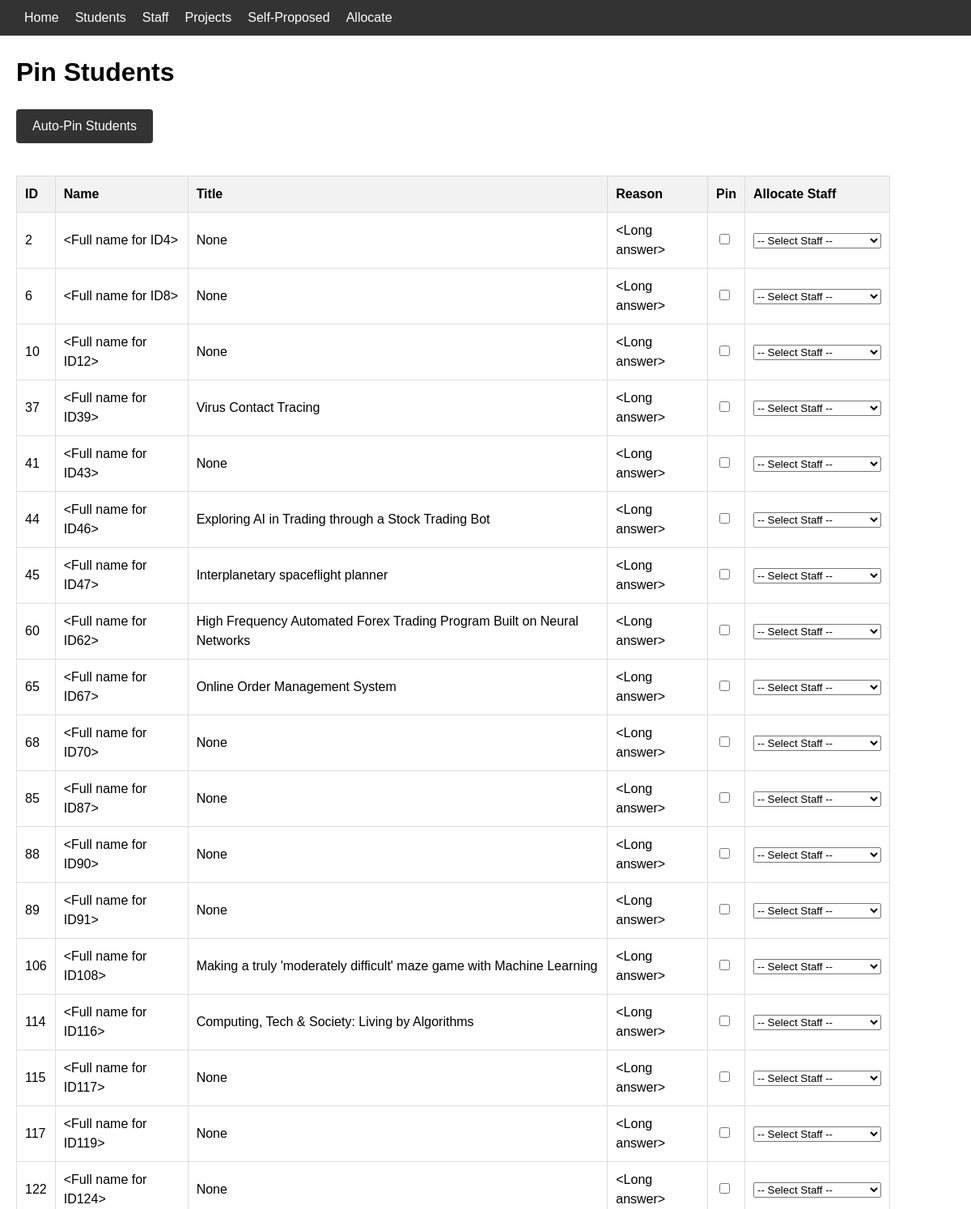
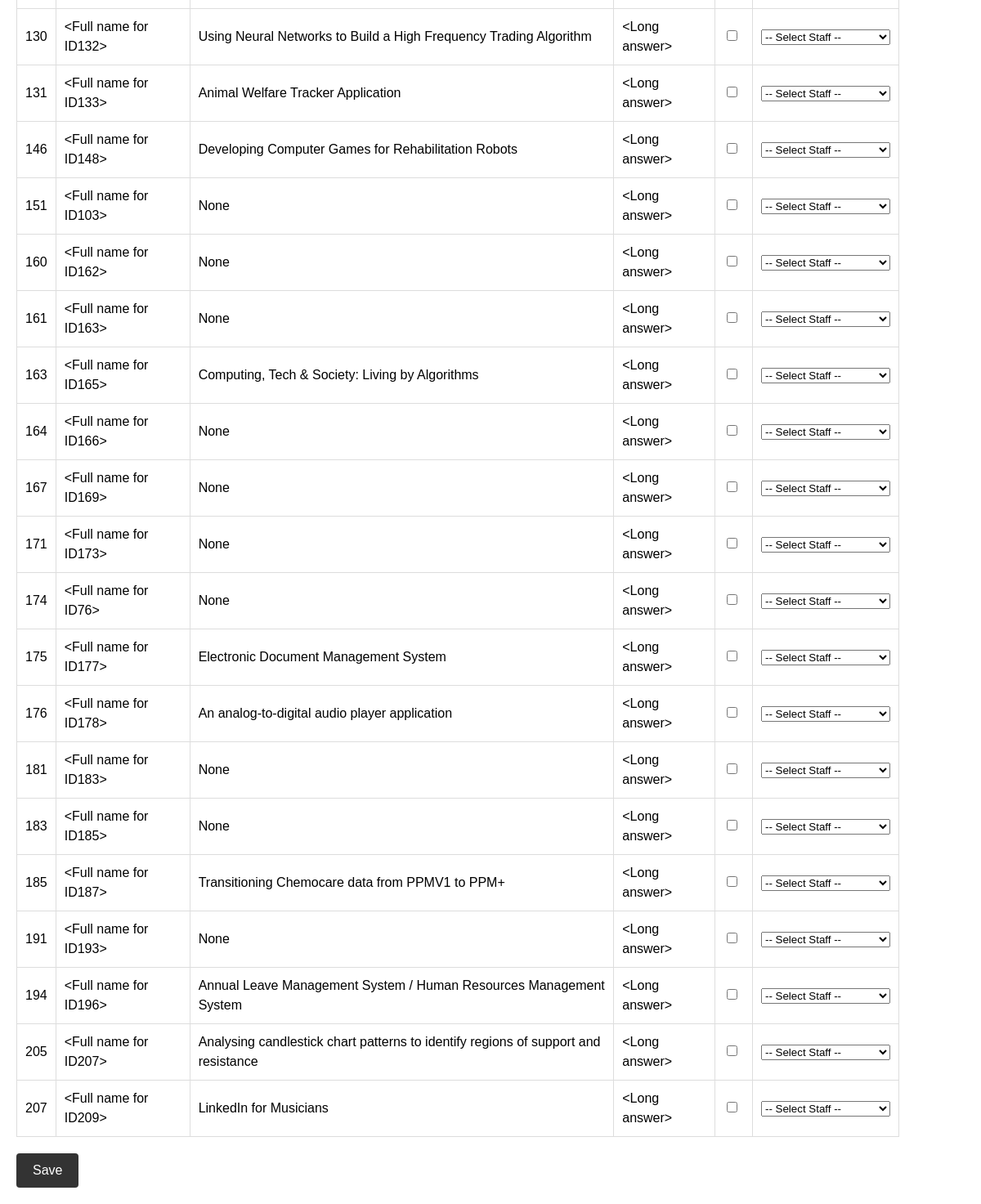
Page /students/pin on the committed database (2 pictures, top to bottom).
### app/models.py (models this page shows, shortened)
class Student(db.Model):
    id = db.Column(db.Integer, primary_key=True)
    name = db.Column(db.String(64), index=True)
    username = db.Column(db.String(64), index=True)
    degree = db.Column(db.String(64))
    code1 = db.Column(db.String(10))
    title1 = db.Column(db.String(64))
    reason1 = db.Column(db.String(256))
    code2 = db.Column(db.String(10))
    title2 = db.Column(db.String(64))
    reason2 = db.Column(db.String(256))
    code3 = db.Column(db.String(10))
    title3 = db.Column(db.String(64))
    reason3 = db.Column(db.String(256))
    code4 = db.Column(db.String(10))
    title4 = db.Column(db.String(64))
    reason4 = db.Column(db.String(256))
    allocated_preference = db.Column(db.Integer, default=None)
    allocated_code = db.Column(db.String(10), db.ForeignKey('project.code'))
    allocated_staff = db.Column(db.String(64), db.ForeignKey('staff.name'))
    pinned = db.Column(db.Boolean, default=False)

### app/routes.py (the view)
@app.route('/students/pin')
def pin_students():
    students_with_own = []
    student_preferences = []
    students = Student.query.filter((Student.code1 == 'OWN') | (Student.code2 == 'OWN') | (Student.code3 == 'OWN') | (Student.code4 == 'OWN')).all()
    for student in students:
        preferences = []
        for i in range(1, 5):
            code = getattr(student, f"code{i}")
            preferences.append(code)
            if code == 'OWN':
                title = getattr(student, f"title{i}")
                reason = getattr(student, f"reason{i}")
                students_with_own.append((student, title, reason))
                break
        student_preferences.append(preferences)
    staff_members = Staff.query.all()
    calculate_staff_popularity(staff_members)
    staff_dicts = [{'name': staff.name, 'max_load': staff.max_load, 'current_load': staff.current_load} for staff in staff_members]
    return render_template('pinSelfProposed.html', students=students_with_own, student_preferences=student_preferences, staff_members=staff_members, staff_dicts=staff_dicts, request=request)

### app/routes.py (called while the page is built)
def calculate_staff_popularity(staff_members):
    for staff in staff_members:
        staff.popularity = sum([project.popularity for project in staff.projects.all()])
    staff_members.sort(key=lambda x: x.popularity)

### app/templates/pinSelfProposed.html (shortened to what this page needs)
{% extends 'base.html' %}
{% block content %}
    <h1>Pin Students</h1>
    <button onclick="autoPinStudents()">Auto-Pin Students</button>
    <table id="pin-students-table">
      <tr>
        <th>ID</th>
        <th>Name</th>
        <th>Title</th>
        <th>Reason</th>
        <th>Pin</th>
        <th>Allocate Staff</th>
      </tr>
      {% for student, title, reason in students %}
      <tr>
        <td>{{ student.id }}</td>
        <td>{{ student.name }}</td>
        <td>{{ title }}</td>
        <td>{{ reason }}</td>
        <td><input type="checkbox" {% if student.pinned %}checked{% endif %}></td>
        <td>
          <select>
            <option value="">-- Select Staff --</option>
          </select>
        </td>
      </tr>
      {% endfor %}
    </table>
    <button onclick="save()">Save</button>
{% endblock %}

### app/static/styles.css (style rules this page uses)
body { font-family: Arial, sans-serif; font-size: 16px; line-height: 1.5; margin: 0; }
h1, h2, h3, h4, h5, h6 { font-weight: bold; margin-left: 20px; }
table { border-collapse: collapse; margin: 20px 0; width: 90%; margin-left: 20px; margin-right: 20px; }
th, td { border: 1px solid #ddd; padding: 10px; }
th { background-color: #f2f2f2; font-weight: bold; text-align: left; }
button { background-color: #333333; border: none; color: #fff; padding: 12px 20px; text-align: center; text-decoration: none; display: inline-block; font-size: 16px; border-radius: 4px; cursor: pointer; margin-left: 20px; margin-bottom: 20px; }

### rows in the picture
Student: id "2", name "<Full name for ID4>", title "None", reason4 "<Long answer>"
Student: id "6", name "<Full name for ID8>", title "None", reason1 "<Long answer>"
Student: id "10", name "<Full name for ID12>", title "None", reason1 "<Long answer>"
Student: id "37", name "<Full name for ID39>", title1 "Virus Contact Tracing", reason1 "<Long answer>"
Student: id "41", name "<Full name for ID43>", title "None", reason2 "<Long answer>"
Student: id "44", name "<Full name for ID46>", title1 "Exploring AI in Trading through a Stock Trading Bot", reason1 "<Long answer>"
Student: id "45", name "<Full name for ID47>", title1 "Interplanetary spaceflight planner", reason1 "<Long answer>"
Student: id "60", name "<Full name for ID62>", title2 "High Frequency Automated Forex Trading Program Built on Neural Networks", reason2 "<Long answer>"
Student: id "65", name "<Full name for ID67>", title1 "Online Order Management System", reason1 "<Long answer>"
Student: id "68", name "<Full name for ID70>", title "None", reason1 "<Long answer>"
Student: id "85", name "<Full name for ID87>", title "None", reason4 "<Long answer>"
Student: id "88", name "<Full name for ID90>", title "None", reason1 "<Long answer>"
Student: id "89", name "<Full name for ID91>", title "None", reason2 "<Long answer>"
Student: id "106", name "<Full name for ID108>", title2 "Making a truly 'moderately difficult' maze game with Machine Learning", reason2 "<Long answer>"
Student: id "114", name "<Full name for ID116>", title1 "Computing, Tech & Society: Living by Algorithms", reason1 "<Long answer>"
Student: id "115", name "<Full name for ID117>", title "None", reason1 "<Long answer>"
Student: id "117", name "<Full name for ID119>", title "None", reason2 "<Long answer>"
Student: id "122", name "<Full name for ID124>", title "None", reason1 "<Long answer>"
Student: id "130", name "<Full name for ID132>", title3 "Using Neural Networks to Build a High Frequency Trading Algorithm", reason3 "<Long answer>"
Student: id "131", name "<Full name for ID133>", title2 "Animal Welfare Tracker Application", reason2 "<Long answer>"
Student: id "146", name "<Full name for ID148>", title1 "Developing Computer Games for Rehabilitation Robots", reason1 "<Long answer>"
Student: id "151", name "<Full name for ID103>", title "None", reason1 "<Long answer>"
Student: id "160", name "<Full name for ID162>", title "None", reason1 "<Long answer>"
Student: id "161", name "<Full name for ID163>", title "None", reason1 "<Long answer>"
Student: id "163", name "<Full name for ID165>", title1 "Computing, Tech & Society: Living by Algorithms", reason1 "<Long answer>"
Student: id "164", name "<Full name for ID166>", title "None", reason1 "<Long answer>"
Student: id "167", name "<Full name for ID169>", title "None", reason1 "<Long answer>"
Student: id "171", name "<Full name for ID173>", title "None", reason3 "<Long answer>"
Student: id "174", name "<Full name for ID76>", title "None", reason3 "<Long answer>"
Student: id "175", name "<Full name for ID177>", title1 "Electronic Document Management System", reason1 "<Long answer>"
Student: id "176", name "<Full name for ID178>", title1 "An analog-to-digital audio player application", reason1 "<Long answer>"
Student: id "181", name "<Full name for ID183>", title "None", reason1 "<Long answer>"
Student: id "183", name "<Full name for ID185>", title "None", reason1 "<Long answer>"
Student: id "185", name "<Full name for ID187>", title1 "Transitioning Chemocare data from PPMV1 to PPM+", reason1 "<Long answer>"
Student: id "191", name "<Full name for ID193>", title "None", reason4 "<Long answer>"
Student: id "194", name "<Full name for ID196>", title1 "Annual Leave Management System / Human Resources Management System", reason1 "<Long answer>"
Student: id "205", name "<Full name for ID207>", title1 "Analysing candlestick chart patterns to identify regions of support and resistance", reason1 "<Long answer>"
Student: id "207", name "<Full name for ID209>", title4 "LinkedIn for Musicians", reason4 "<Long answer>"
